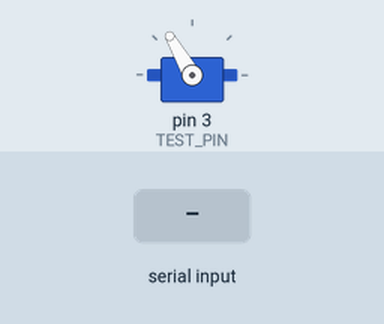
This sketch was run on a simulated Arduino Uno, built with avr-gcc and run on an emulated ATmega328P. On the bench: servo. The inputs (shaded band) are chosen by the test bench. What the sketch prints to the serial monitor is not drawn.

Above: at 1.5 s.
1.6 s: "90,45\n" received over Serial
At 2.1 s:
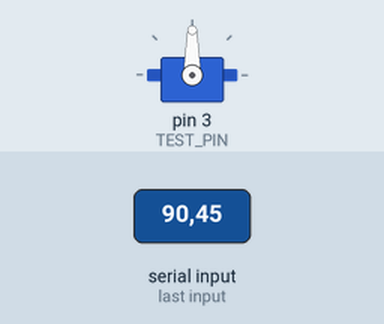
3.1 s: "30,150\n" received over Serial
At 4.3 s:
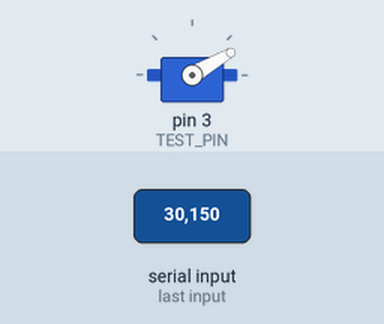
4.6 s: "5\n" received over Serial
At 5.6 s:
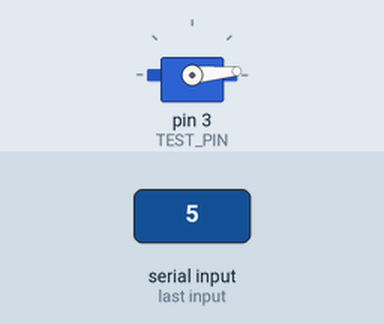
6.1 s: "200\n" received over Serial
At 6.7 s:
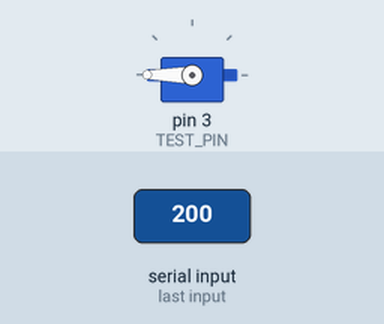
7.6 s: "90\n" received over Serial
At 7.9 s:
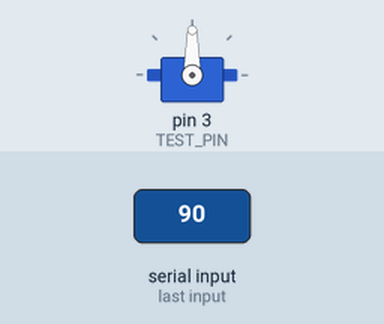
Timing chart, 0 to 10.1 s (numbered marks = the images above; inputs shaded):
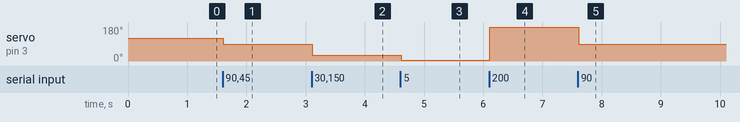

Measured:
- after the input at 1.6 s, servo on pin 3 (TEST_PIN): 120° → 90° at once
- after the input at 3.1 s, servo on pin 3 (TEST_PIN): 90° → 30° at once
- after the input at 4.6 s, servo on pin 3 (TEST_PIN): 30° → 5° at once
- after the input at 6.1 s, servo on pin 3 (TEST_PIN): 5° → 180° at once
- after the input at 7.6 s, servo on pin 3 (TEST_PIN): 180° → 90° at once

The sketch:

__.ino
```cpp
#include <Servo.h>

Servo testServo;

// --- 测试引脚设定 ---
const int TEST_PIN = 3; // 当前测试：D3 (底座/Base)

// 初始安全角度 (通常 120 度是正视前方的中心位置)
int currentAngle = 120;

void setup() {
  Serial.begin(9600);

  // 安全上电逻辑：先给指令，再连接引脚
  testServo.write(currentAngle);
  testServo.attach(TEST_PIN);

  // 打印操作指引
  Serial.println("========================================");
  Serial.println("单轴舵机测试程序已启动！");
  Serial.println("当前测试端口: D3 (底座/回转关节)");
  Serial.println("状态: 其他舵机已彻底屏蔽，保持未通电状态。");
  Serial.println("----------------------------------------");
  Serial.println("操作说明：");
  Serial.println("请在上方输入框直接输入角度数字 (0-180) 并按回车。");
  Serial.println("【注意】: 确保回转半径内无障碍物！");
  Serial.println("========================================");
}

void loop() {
  // 检查串口是否有数据输入
  if (Serial.available() > 0) {
    // 稍微延时，等待整个数字进入缓冲区
    delay(10);

    // 直接读取输入的整数
    int targetAngle = Serial.parseInt();

    // 限制范围在 0 到 180 之间
    if (targetAngle >= 0 && targetAngle <= 220) {
      currentAngle = targetAngle;

      // 写入新角度
      testServo.write(currentAngle);

      // 串口反馈实时数据
      Serial.print("=> 执行指令... D3 当前角度: ");
      Serial.println(currentAngle);
    }

    // 清空缓冲区中残留的结束符
    while(Serial.available() > 0) {
      Serial.read();
    }
  }
}
```
